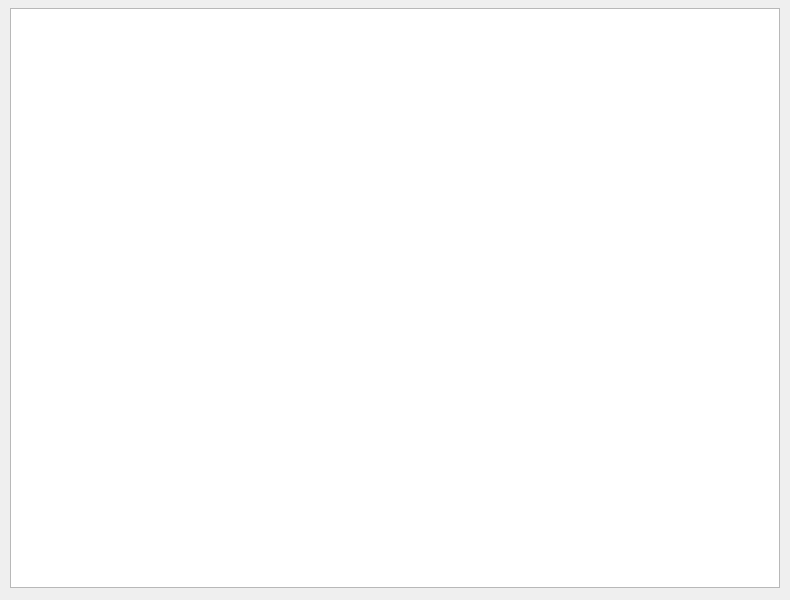
<?xml version="1.0" encoding="UTF-8"?>
<ui version="4.0">
 <class>MainWindow</class>
 <widget class="QMainWindow" name="MainWindow">
  <property name="geometry">
   <rect>
    <x>0</x>
    <y>0</y>
    <width>790</width>
    <height>600</height>
   </rect>
  </property>
  <property name="windowTitle">
   <string>Информация о кофе</string>
  </property>
  <widget class="QWidget" name="centralwidget">
   <widget class="QTableWidget" name="tableWidget">
    <property name="geometry">
     <rect>
      <x>10</x>
      <y>8</y>
      <width>770</width>
      <height>580</height>
     </rect>
    </property>
   </widget>
  </widget>
 </widget>
 <resources/>
 <connections/>
</ui>
